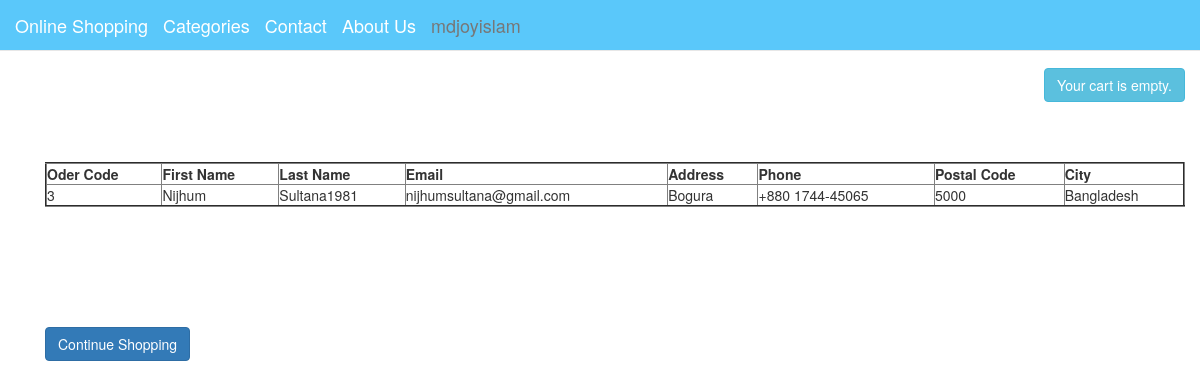
The app's page /orders/order-view/ (signed in) with its own data.
### orders/models.py (models this page shows, shortened)
class Order(models.Model):
    username = models.ForeignKey(settings.AUTH_USER_MODEL, on_delete=models.CASCADE, null=True, blank=True)
    first_name = models.CharField(max_length=60)
    last_name = models.CharField(max_length=60)
    email = models.EmailField()
    address = models.CharField(max_length=150)
    phone = models.CharField(max_length=15)
    postal_code = models.CharField(max_length=30)
    city = models.CharField(max_length=100)
    created = models.DateTimeField(auto_now_add=True)
    updated = models.DateTimeField(auto_now=True)
    paid = models.BooleanField(default=False)
    class Meta:
        ordering = ('-created', )

### orders/views.py (the view)
# urls.py: path('order-view/', views.order_view, name='order_view')
def order_view(request):
    orders = Order.objects.all()
    return render(request,'orders/order/order_view.html',{'orders':orders})

### cart/cart.py (called while the page is built)
    def __len__(self):
        return sum(item['quantity'] for item in self.cart.values())

### cart/context_processors.py (called while the page is built)
def cart(request):
    return {'cart': Cart(request)}

### orders/templates/orders/order/order_view.html
{% extends 'shop/base.html' %}
{% load crispy_forms_tags %}
{% load static %}
{% block content %}
<br><br><br>
<div class="container">
					<table class="display" border='2' align="center"  style="width:100%">
						<thead>
							<tr>
                                <th>Oder Code</th>
                                <th>First Name</th>
                                <th>Last Name</th>
                                <th>Email</th>
                                <th>Address</th>
                                <th>Phone</th>
                                <th>Postal Code</th>
                                <th>City</th>
							</tr>
						</thead>
						<tbody>
                            {% for order in orders %}
                                  {% if order.username == user %}
                                            <tr>
                                                <td>{{order.id}}</td>
                                                <td>{{order.first_name}}</td>
                                                <td>{{order.last_name}}</td>
                                                <td>{{order.email}}</td>
                                                <td>{{order.address}}</td>
                                                <td>{{order.phone}}</td>
                                                <td>{{order.postal_code}}</td>
                                                <td>{{order.city}}</td>
                                            </tr>
                                  {% endif %}
                             {% endfor %}
						</tbody>
					</table>
    <br><br><br><br><br><br>
    <div>
        <a  class="btn btn-primary" type="button" href="{% url 'shop:product_list' %}">Continue Shopping</a>
    </div>
</div>
{% endblock %}

### shop/templates/shop/navbar.html (shortened to what this page needs)
{% load static %}
<nav class="navbar navbar-default navbar-fixed-top" role="navigation" style="margin-bottom: 0px; background-color: #5AC8FA;">
        <div class="container-fluid">
            <div class="navbar-header">
                <a class="navbar-brand" href="{% url 'shop:product_list' %}" style="color: #ffffff">Online Shopping</a>
            </div>
            <div class="navbar-brand dropdown">
                <a class="nav-link dropdown-toggle"  style="color: #ffffff" href="#" id="navbarDropdownMenuLink" data-toggle="dropdown" aria-haspopup="true" aria-expanded="false">Categories</a>
             </div>
            <div class="navbar-header">
                <a class="navbar-brand" href="#" style="color: #ffffff">Contact</a>
            </div>
            <div class="navbar-header">
                <a class="navbar-brand" href="#" style="color: #ffffff">About Us</a>
            </div>
             <div class="navbar-header dropdown">
                    {% if request.user.is_authenticated %}
                         <a class="navbar-brand dropdown-toggle"   href="#" id="navbarDropdownMenuLink1" data-toggle="dropdown" aria-haspopup="true" aria-expanded="false">{{ request.user.username }}</a>
                              {% else %}
                                  <a class="navbar-brand" href="{% url 'shop:login' %}" style="color: #ffffff">Sign in</a>
                                  <a class="navbar-brand" href="{% url 'shop:signup' %}" style="color: #ffffff">Sign up</a>
                          </ul>
                    {% endif %}
            </div>
        </div>
</nav>

### records on screen
Order: id "3", first_name "Nijhum", last_name "Sultana1981", email "nijhumsultana@gmail.com", address "Bogura", phone "+880 1744-45065", postal_code "5000", city "Bangladesh"

### other values on screen
{{ request.user.username }} "mdjoyislam"
